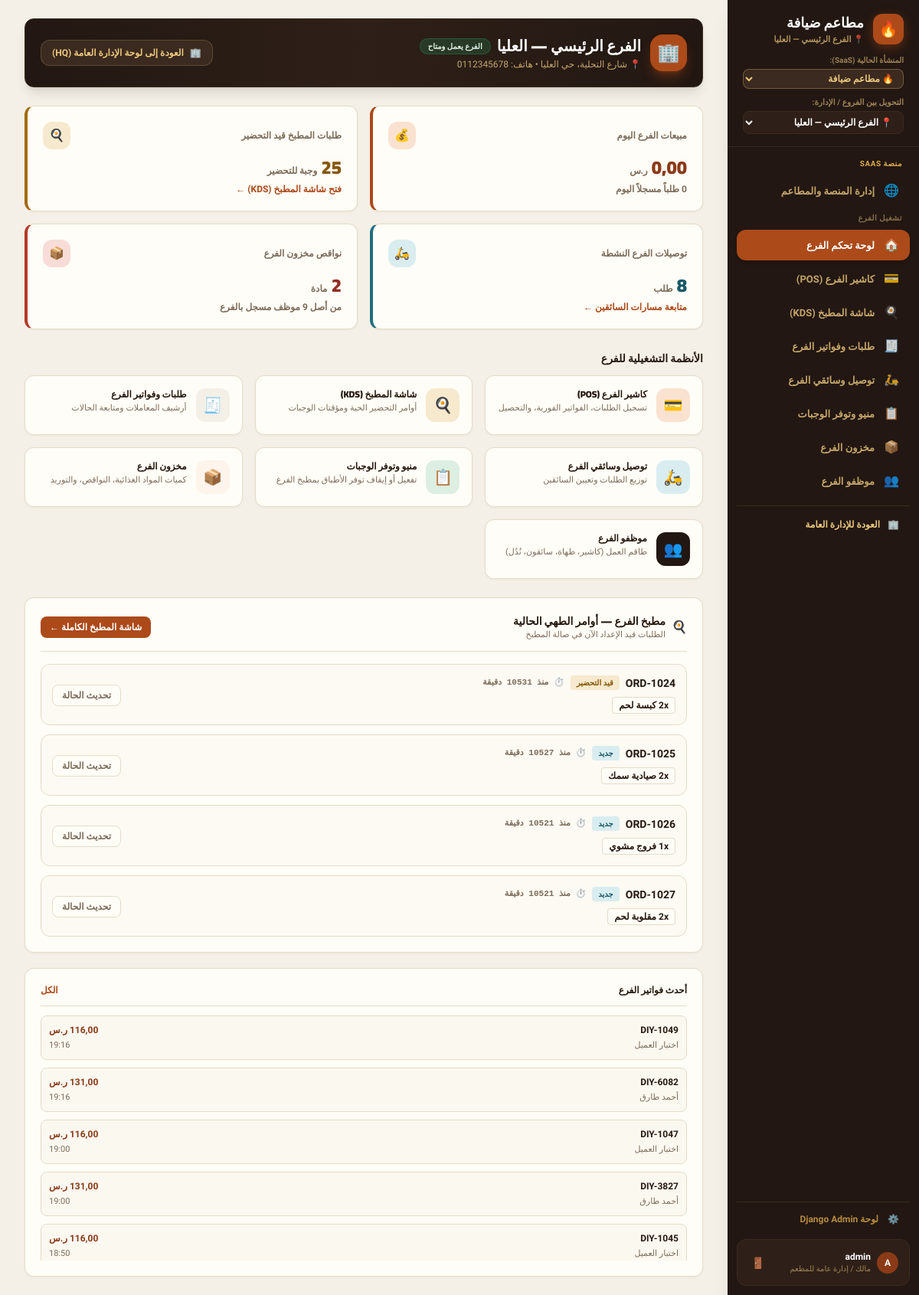
The app's page /branch/ (signed in), older data.
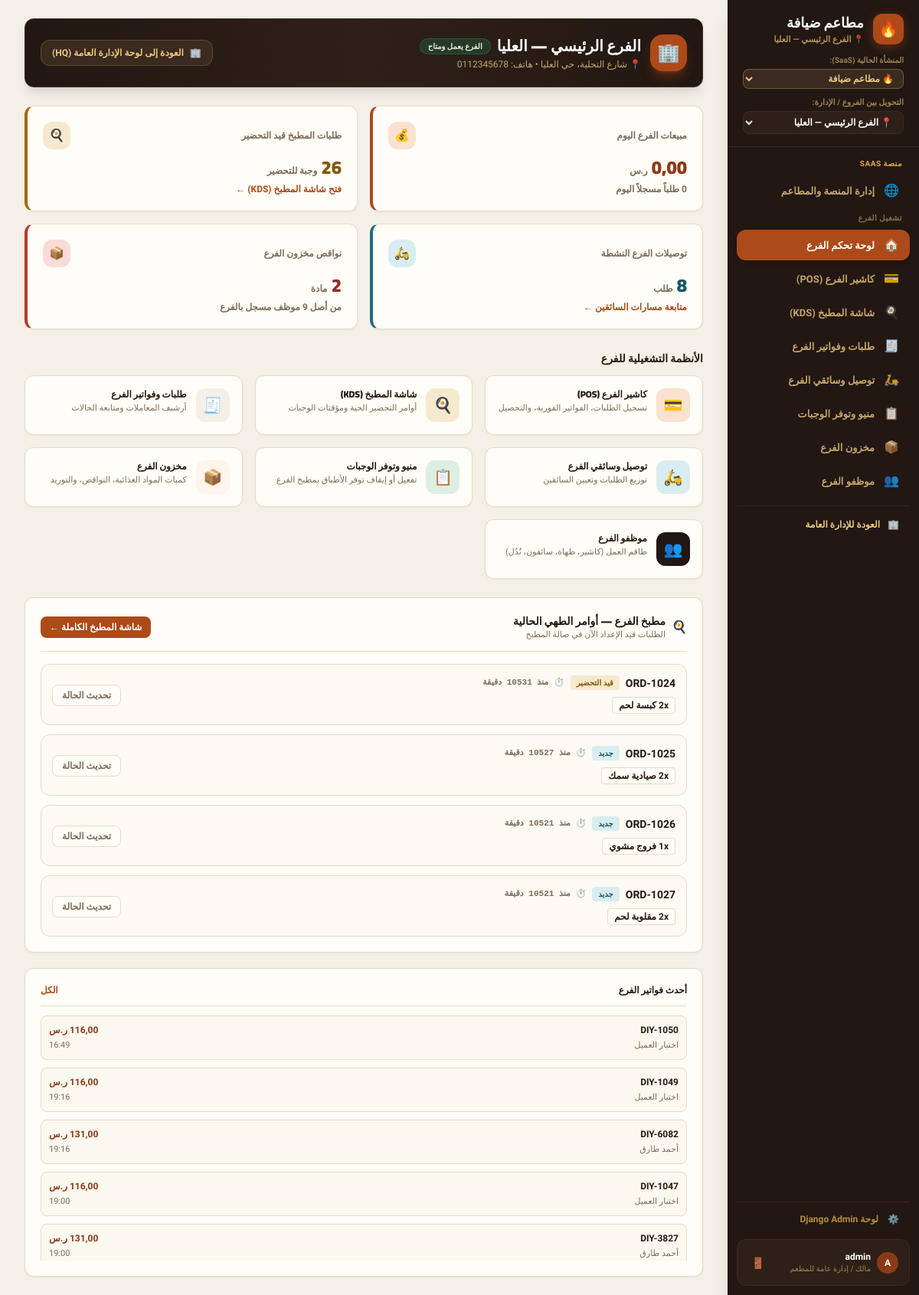
The same page, newer data.
### core/models.py (models this page shows, shortened)
class Order(models.Model):
    TYPE_CHOICES = [
        ("dine_in", "محلي"),
        ("takeaway", "سفري"),
        ("delivery", "توصيل"),
    ]
    CHANNEL_CHOICES = [
        ("cashier", "الكاشير"),
        ("call_center", "الكول سنتر"),
    ]
    STATUS_CHOICES = [
        ("new", "جديد"),
        ("preparing", "قيد التحضير"),
        ("ready", "جاهز للتسليم"),
        ("out_for_delivery", "في الطريق"),
        ("delivered", "تم التسليم"),
        ("cancelled", "ملغي"),
    ]
    PAY_CHOICES = [
        ("cash", "نقداً"),
        ("card", "بطاقة"),
        ("wallet", "محفظة رقمية"),
    ]
    tenant = models.ForeignKey(
        Tenant,
        on_delete=models.CASCADE,
        related_name="orders",
        null=True,
        blank=True,
        verbose_name="المستأجر / المنشأة",
    )
    order_number = models.CharField(max_length=50, unique=True, verbose_name="رقم الطلب")
    order_type = models.CharField(max_length=20, choices=TYPE_CHOICES, default="dine_in", verbose_name="نوع الطلب")
    channel = models.CharField(max_length=20, choices=CHANNEL_CHOICES, default="cashier", verbose_name="القناة")
    branch = models.ForeignKey(
        Branch,
        on_delete=models.SET_NULL,
        null=True,
        blank=True,
        related_name="orders",
        verbose_name="الفرع",
    )
    delivery_area = models.ForeignKey(
        "DeliveryArea",
        on_delete=models.SET_NULL,
        null=True,
        blank=True,
        related_name="orders",
        verbose_name="منطقة التوصيل / الكومبوند",
    )
    customer = models.ForeignKey(
        Customer,
        on_delete=models.SET_NULL,
        null=True,
        blank=True,
        related_name="orders",
        verbose_name="العميل",
    )
    customer_name = models.CharField(max_length=255, default="عميل نقدي", verbose_name="اسم العميل")
    customer_phone = models.CharField(max_length=50, default="", blank=True, verbose_name="هاتف العميل")
    address = models.CharField(max_length=255, default="", blank=True, verbose_name="عنوان التوصيل")
    status = models.CharField(max_length=30, choices=STATUS_CHOICES, default="new", verbose_name="الحالة")
    pay_method = models.CharField(max_length=20, choices=PAY_CHOICES, default="cash", verbose_name="طريقة الدفع")
    paid = models.BooleanField(default=True, verbose_name="تم الدفع")
    subtotal = models.DecimalField(max_digits=10, decimal_places=2, default=0.00, verbose_name="المجموع الفرعي")
    delivery_fee = models.DecimalField(max_digits=8, decimal_places=2, default=0.00, verbose_name="رسوم التوصيل")
    discount = models.DecimalField(max_digits=8, decimal_places=2, default=0.00, verbose_name="الخصم")
    total = models.DecimalField(max_digits=10, decimal_places=2, default=0.00, verbose_name="الإجمالي")
    cashier = models.CharField(max_length=255, default="", blank=True, verbose_name="الكاشير")
    driver = models.ForeignKey(
        Employee,
        on_delete=models.SET_NULL,
        null=True,
        blank=True,
        related_name="assigned_orders",
        verbose_name="السائق",
    )
    notes = models.TextField(default="", blank=True, verbose_name="ملاحظات")
    created_at = models.DateTimeField(default=timezone.now, verbose_name="تاريخ ووقت الطلب")
    class Meta:
        verbose_name = "طلب"
        verbose_name_plural = "الطلبات"
        ordering = ["-created_at", "-id"]

class OrderItem(models.Model):
    order = models.ForeignKey(
        Order,
        on_delete=models.CASCADE,
        related_name="items",
        verbose_name="الطلب",
    )
    menu_item = models.ForeignKey(
        MenuItem,
        on_delete=models.SET_NULL,
        null=True,
        blank=True,
        verbose_name="صنف المنيو",
    )
    name = models.CharField(max_length=255, verbose_name="اسم الصنف")
    price = models.DecimalField(max_digits=8, decimal_places=2, default=0.00, verbose_name="سعر الوحدة")
    qty = models.PositiveIntegerField(default=1, verbose_name="الكمية")
    class Meta:
        verbose_name = "عنصر طلب"
        verbose_name_plural = "عناصر الطلبات"

### core/views.py (the view, shortened to what this page needs)
# urls.py: path("branch/", views.branch_dashboard_view, name="branch_dashboard"),
@login_required
@ensure_csrf_cookie
def branch_dashboard_view(request):
    if not user_has_perm(request.user, "view_branch_dashboard"):
        return HttpResponseForbidden("غير مصرح لك بالوصول إلى لوحة تحكم الفرع")
    tenant = get_active_tenant(request)
    branch = get_active_branch(request)
    now = timezone.now()
    start_of_today = now.replace(hour=0, minute=0, second=0, microsecond=0)
    branch_orders_today = Order.objects.filter(tenant=tenant, branch=branch, created_at__gte=start_of_today).exclude(status="cancelled")
    sales_today = branch_orders_today.aggregate(t=Sum("total"))["t"] or Decimal("0")
    orders_count_today = branch_orders_today.count()
    kitchen_pending_count = Order.objects.filter(
        tenant=tenant,
        branch=branch,
        status__in=["new", "preparing"]
    ).count()
    active_deliveries_count = Order.objects.filter(
        tenant=tenant,
        branch=branch,
        order_type="delivery",
        status__in=["new", "preparing", "ready", "out_for_delivery"]
    ).count()
    branch_low_stock = InventoryItem.objects.filter(tenant=tenant, branch=branch, quantity__lte=F("min_quantity"))
    low_stock_count = branch_low_stock.count()
    employees_count = Employee.objects.filter(tenant=tenant, branch=branch).count()
    recent_orders = Order.objects.filter(tenant=tenant, branch=branch).order_by("-id")[:8]
    kitchen_preview = Order.objects.filter(
        tenant=tenant,
        branch=branch,
        status__in=["new", "preparing"]
    ).prefetch_related("items").order_by("created_at")[:4]
    kitchen_preview_data = []
    for ko in kitchen_preview:
        elapsed = int((now - ko.created_at).total_seconds() / 60)
        kitchen_preview_data.append({
            "order": ko,
            "elapsed_minutes": elapsed,
        })
    context = {
        "tenant": tenant,
        "branch": branch,
        "sales_today": sales_today,
        "orders_today": orders_count_today,
        "kitchen_pending_count": kitchen_pending_count,
        "active_deliveries_count": active_deliveries_count,
        "low_stock_count": low_stock_count,
        "employees_count": employees_count,
        "recent_orders": recent_orders,
        "kitchen_preview_data": kitchen_preview_data,
        "branch_low_stock": branch_low_stock[:5],
    }
    return render(request, "branch_dashboard.html", context)

### core/models.py (called while the page is built)
    def is_subscription_active(self):
        if not self.is_active:
            return False
        if self.subscription_status in ["active", "trial"]:
            if self.subscription_end and self.subscription_end < timezone.now():
                return False
            return True
        return False

    def days_until_expiry(self):
        if not self.subscription_end:
            return 999
        diff = (self.subscription_end - timezone.now()).total_seconds()
        return max(0, int(diff // 86400))

### core/views.py (called while the page is built, shortened)
def get_active_tenant(request):
    if hasattr(request, "tenant") and request.tenant:
        return request.tenant

def get_active_branch(request):
    tenant = get_active_tenant(request)
    profile = getattr(request.user, "profile", None)
    is_owner = request.user.is_superuser or (profile and (profile.role in ["owner", "platform_admin"] or profile.is_platform_admin))
    if not is_owner and profile and profile.branch:
        return profile.branch
    active_id = request.session.get("active_branch_id")
    if active_id:
        qs = Branch.objects.filter(id=active_id)
        if tenant:
            qs = qs.filter(tenant=tenant)
        return qs.first()
    return None

### templates/branch_dashboard.html (shortened to what the changed rows need)
{% extends "base.html" %}
{% block content %}
<div>
    <div class="card p-5 mb-6 bg-gradient-to-r from-night via-night-2 to-night text-white border-night-3 shadow-lg">
        <div class="flex flex-col sm:flex-row sm:items-center sm:justify-between gap-4">
            <div class="flex items-center gap-3">
                <div>
                    <div class="flex items-center gap-2">
                        <h1 class="text-xl font-black font-display text-white">{{ branch.name }}</h1>
                    </div>
                </div>
            </div>
        </div>
    </div>
    <div class="grid grid-cols-1 gap-4 sm:grid-cols-2 xl:grid-cols-4">
        <a href="{% url 'kitchen' %}" class="card p-5 border-l-4 border-l-warn-600 hover:border-brand-500 transition group block">
            <div class="flex items-center justify-between">
                <span class="text-xs font-bold text-soft">طلبات المطبخ قيد التحضير</span>
                <span class="flex h-9 w-9 items-center justify-center rounded-xl bg-warn-100 text-warn-700 text-base group-hover:scale-110 transition">🍳</span>
            </div>
            <p class="mt-2 text-2xl font-black font-display text-warn-700">{{ kitchen_pending_count }} <span class="text-xs font-bold text-soft">وجبة للتحضير</span></p>
            <p class="mt-1 text-xs font-bold text-brand-600 group-hover:underline">فتح شاشة المطبخ (KDS) ←</p>
        </a>
    </div>
    <div class="mt-7">
        <h2 class="text-sm font-black font-display text-ink mb-3">الأنظمة التشغيلية للفرع</h2>
    </div>
    <div class="mt-6 grid grid-cols-1 gap-5 xl:grid-cols-3">
        <div class="card p-5 xl:col-span-2">
            <div class="flex items-center justify-between border-b border-line pb-3 mb-4">
                <div class="flex items-center gap-2">
                    <div>
                        <h2 class="text-sm font-black font-display text-ink">مطبخ الفرع — أوامر الطهي الحالية</h2>
                    </div>
                </div>
            </div>
            <div class="space-y-3">
                {% for item in kitchen_preview_data %}
                <div class="flex flex-col sm:flex-row sm:items-center sm:justify-between p-3.5 rounded-xl border border-line bg-paper/30 gap-2">
                    <div>
                        <div class="flex items-center gap-2">
                            <span class="font-extrabold text-sm text-ink">{{ item.order.order_number }}</span>
                            <span class="rounded px-2 py-0.5 text-[10px] font-bold {% if item.order.status == 'new' %}bg-info-100 text-info-700{% else %}bg-warn-100 text-warn-700{% endif %}">
                                {{ item.order.get_status_display }}
                            </span>
                            <span class="text-[11px] font-bold text-soft font-mono">⏱️ منذ {{ item.elapsed_minutes }} دقيقة</span>
                        </div>
                        <div class="mt-2 flex flex-wrap gap-1.5 text-xs">
                            {% for oi in item.order.items.all %}
                            <span class="rounded bg-card border border-line px-2 py-0.5 font-bold text-ink">
                                {{ oi.qty }}x {{ oi.name }}
                            </span>
                            {% endfor %}
                        </div>
                    </div>
                    <div>
                        <a href="{% url 'kitchen' %}" class="rounded-lg border border-line bg-card px-3 py-1.5 text-xs font-bold text-soft hover:text-ink">
                            تحديث الحالة
                        </a>
                    </div>
                </div>
                {% empty %}
                <div class="py-10 text-center text-xs text-soft">
                    <p class="text-2xl mb-1">🎉</p>
                    <p>لا توجد طلبات في قائمة الانتظار، المطبخ جاهز للطلبات القادمة</p>
                </div>
                {% endfor %}
            </div>
        </div>
        <div class="card p-5">
            <div class="space-y-2.5 max-h-80 overflow-y-auto">
                {% for o in recent_orders %}
                <div class="rounded-lg border border-line p-2.5 bg-paper/40 text-xs">
                    <div class="flex items-center justify-between">
                        <span class="font-extrabold text-ink">{{ o.order_number }}</span>
                        <span class="font-extrabold text-brand-700">{{ o.total|floatformat:2 }} ر.س</span>
                    </div>
                    <div class="mt-1 flex items-center justify-between text-[11px] text-soft">
                        <span>{{ o.customer_name }}</span>
                        <span>{{ o.created_at|time:"H:i" }}</span>
                    </div>
                </div>
                {% empty %}
                <p class="text-center py-6 text-xs text-soft">لا توجد طلبات مسجلة</p>
                {% endfor %}
            </div>
        </div>
    </div>
</div>
{% endblock %}

Row changes from the older to the newer data that the page shows:
no longer on this page (row unchanged): Order: order_number "DIY-1045", total "116,00", customer_name "اختبار العميل", created_at "18:50", shown under "أحدث فواتير الفرع"
added Order: order_number "DIY-1050", total "116,00", customer_name "اختبار العميل", created_at "16:49", shown under "أحدث فواتير الفرع"
Text that changed along with them:
{{ kitchen_pending_count }}: "25" → "26"
